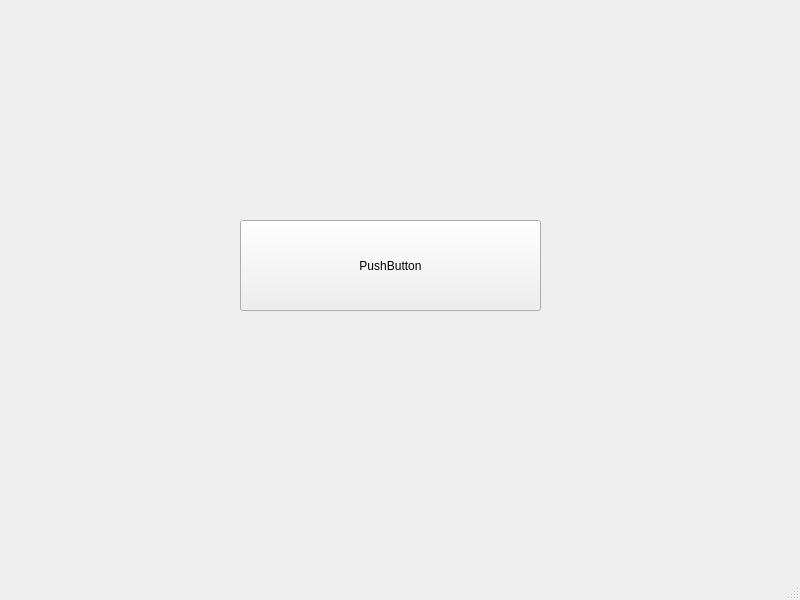
<?xml version="1.0" encoding="UTF-8"?>
<ui version="4.0">
 <class>MainWindow</class>
 <widget class="QMainWindow" name="MainWindow">
  <property name="geometry">
   <rect>
    <x>0</x>
    <y>0</y>
    <width>800</width>
    <height>600</height>
   </rect>
  </property>
  <property name="windowTitle">
   <string>MainWindow</string>
  </property>
  <widget class="QWidget" name="centralwidget">
   <widget class="QPushButton" name="pushButton">
    <property name="geometry">
     <rect>
      <x>240</x>
      <y>220</y>
      <width>301</width>
      <height>91</height>
     </rect>
    </property>
    <property name="text">
     <string>PushButton</string>
    </property>
   </widget>
  </widget>
  <widget class="QMenuBar" name="menubar">
   <property name="geometry">
    <rect>
     <x>0</x>
     <y>0</y>
     <width>800</width>
     <height>21</height>
    </rect>
   </property>
  </widget>
  <widget class="QStatusBar" name="statusbar"/>
 </widget>
 <resources/>
 <connections/>
</ui>
